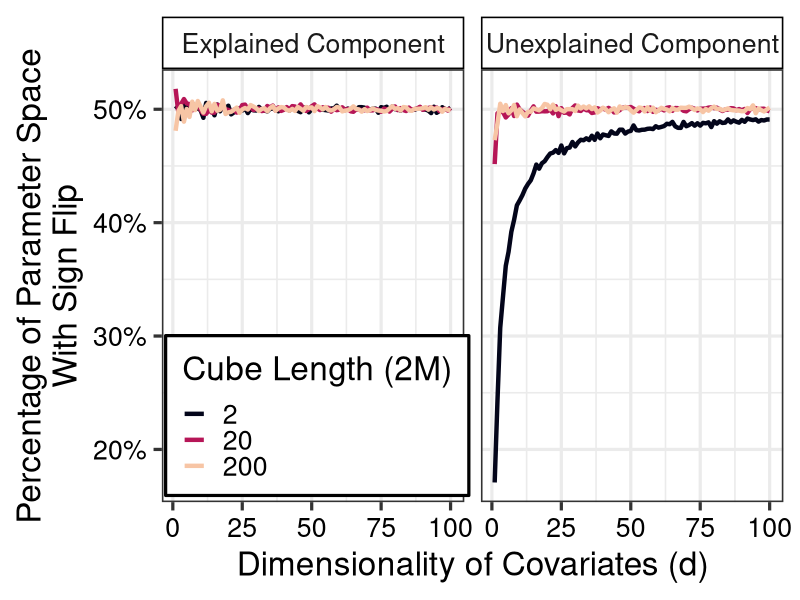

Reproduce this figure in R.
# Random Seed -------------------------------------------------------------
set.seed(1)


# Libraries ---------------------------------------------------------------
library(here)
library(tidyr)
library(dplyr)
library(ggplot2)
library(purrr)


# Helpers -----------------------------------------------------------------
# Randomly sample mean vector
r_mu = function(n, d, M) {
  matrix(runif(n * d, min = -1 * M, max = M),
         nrow = d, ncol = n)
}

# Randomly sample difference in coefficients
r_deltabeta = function(n, d, M) {
  matrix(runif(n * d, min = -1 * M, max = M) - runif(n * d, min = -1 * M, max = M),
         nrow = d, ncol = n)
}

# Randomly sample difference in intercepts
r_deltaalpha = function(n, M) {
  runif(n, min = -1 * M, max = M) - runif(n, min = -1 * M, max = M)
}

# Sign flips in explained component
pct_explained_montecarlo = function(n_sims, n_covariates, M) {
  mu_h        = r_mu(n = n_sims, d = n_covariates, M = M)
  mu_k        = r_mu(n = n_sims, d = n_covariates, M = M)
  delta_beta  = r_deltabeta(n = n_sims, d = n_covariates, M = M)
  
  mu_h_delta_beta = as.numeric(crossprod(mu_h, delta_beta))
  mu_k_delta_beta = as.numeric(crossprod(mu_k, delta_beta))
  
  mean(sign(mu_h_delta_beta) == sign(mu_k_delta_beta))
}

# Sign flips in unexplained component
pct_unexplained_montecarlo = function(n_sims, n_covariates, M) {
  mu_h        = r_mu(n = n_sims, d = n_covariates, M = M)
  mu_k        = r_mu(n = n_sims, d = n_covariates, M = M)
  delta_beta  = r_deltabeta(n = n_sims, d = n_covariates, M = M)
  delta_alpha = r_deltaalpha(n = n_sims, M = M)
  
  mu_h_delta_beta = as.numeric(crossprod(mu_h, delta_beta))
  mu_k_delta_beta = as.numeric(crossprod(mu_k, delta_beta))
  
  min_mtb = pmin(mu_h_delta_beta, mu_k_delta_beta)
  max_mtb = pmax(mu_h_delta_beta, mu_k_delta_beta)
  
  flip = (min_mtb < (-1 * delta_alpha)) & ((-1 * delta_alpha) < max_mtb)
  
  mean(flip)
}


# Simulations -------------------------------------------------------------
# config
config = crossing(n_covariates = 1:100, # dimension of covariates
                  M = c(1, 10, 100))    # hypercube with sides [-M, M]

# data for plotting
gg_tb = mutate(config,
               pct_explained   = pmap_dbl(config, pct_explained_montecarlo, n_sims = 1000),
               pct_unexplained = pmap_dbl(config, pct_unexplained_montecarlo, n_sims = 1000)) |> 
  pivot_longer(c(pct_explained, pct_unexplained),
               names_to  = "component",
               values_to = "p",
               names_prefix = "pct_") |> 
  mutate(component = ifelse(component == 'explained',
                            'Explained Component',
                            'Unexplained Component'))

# plot
gg = ggplot(gg_tb,
            aes(x = n_covariates,
                y = p,
                color = factor(2*M))) +
  facet_grid(cols = vars(component)) +
  labs(x = "Dimensionality of Covariates (d)",
       y = "Percentage of Parameter Space\nWith Sign Flip",
       color = "Cube Length (2M)") +
  theme_bw(base_size = 24) +
  theme(axis.text       = element_text(color = 'black'),
        strip.background = element_rect(color = 'black', fill = NA),
        legend.position = "inside",
        legend.position.inside = c(0.25, 0.2),
        legend.background = element_rect(color = "black")) +
  scale_color_viridis_d(option = "rocket", 
                        end = 0.9) +
  scale_y_continuous(labels = scales::percent) +
  geom_line(linewidth = 1.5)

# save
ggsave(here('sign_flip_probability', 'out', 'raw.pdf'),
       gg, 
       width = 9, height = 6.5, units = "in")
